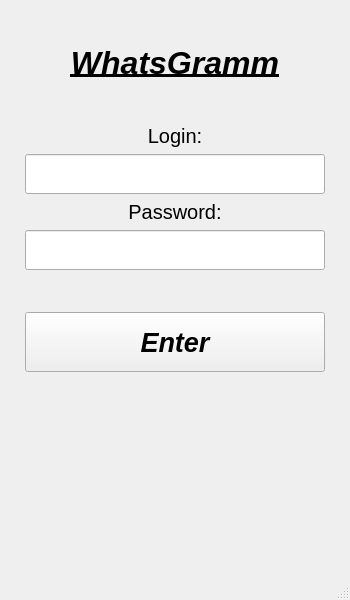
<?xml version="1.0" encoding="UTF-8"?>
<ui version="4.0">
 <class>MainWindow</class>
 <widget class="QMainWindow" name="MainWindow">
  <property name="geometry">
   <rect>
    <x>0</x>
    <y>0</y>
    <width>350</width>
    <height>600</height>
   </rect>
  </property>
  <property name="sizePolicy">
   <sizepolicy hsizetype="Minimum" vsizetype="Minimum">
    <horstretch>0</horstretch>
    <verstretch>0</verstretch>
   </sizepolicy>
  </property>
  <property name="windowTitle">
   <string>MainWindow</string>
  </property>
  <widget class="QWidget" name="centralwidget">
   <layout class="QGridLayout" name="gridLayout">
    <item row="0" column="2">
     <spacer name="horizontalSpacer_2">
      <property name="orientation">
       <enum>Qt::Horizontal</enum>
      </property>
      <property name="sizeHint" stdset="0">
       <size>
        <width>40</width>
        <height>20</height>
       </size>
      </property>
     </spacer>
    </item>
    <item row="0" column="1">
     <layout class="QVBoxLayout" name="verticalLayout">
      <item>
       <spacer name="verticalSpacer_4">
        <property name="orientation">
         <enum>Qt::Vertical</enum>
        </property>
        <property name="sizeHint" stdset="0">
         <size>
          <width>20</width>
          <height>40</height>
         </size>
        </property>
       </spacer>
      </item>
      <item>
       <widget class="QLabel" name="label_3">
        <property name="sizePolicy">
         <sizepolicy hsizetype="Minimum" vsizetype="Minimum">
          <horstretch>0</horstretch>
          <verstretch>0</verstretch>
         </sizepolicy>
        </property>
        <property name="font">
         <font>
          <pointsize>24</pointsize>
          <italic>true</italic>
          <bold>true</bold>
          <underline>true</underline>
         </font>
        </property>
        <property name="text">
         <string>WhatsGramm</string>
        </property>
        <property name="alignment">
         <set>Qt::AlignCenter</set>
        </property>
       </widget>
      </item>
      <item>
       <spacer name="verticalSpacer_2">
        <property name="orientation">
         <enum>Qt::Vertical</enum>
        </property>
        <property name="sizeHint" stdset="0">
         <size>
          <width>20</width>
          <height>40</height>
         </size>
        </property>
       </spacer>
      </item>
      <item>
       <widget class="QLabel" name="label">
        <property name="font">
         <font>
          <pointsize>15</pointsize>
         </font>
        </property>
        <property name="layoutDirection">
         <enum>Qt::LeftToRight</enum>
        </property>
        <property name="text">
         <string>Login:</string>
        </property>
        <property name="alignment">
         <set>Qt::AlignCenter</set>
        </property>
       </widget>
      </item>
      <item>
       <widget class="QLineEdit" name="lineEdit">
        <property name="minimumSize">
         <size>
          <width>0</width>
          <height>40</height>
         </size>
        </property>
       </widget>
      </item>
      <item>
       <widget class="QLabel" name="label_2">
        <property name="font">
         <font>
          <pointsize>15</pointsize>
         </font>
        </property>
        <property name="text">
         <string>Password:</string>
        </property>
        <property name="alignment">
         <set>Qt::AlignCenter</set>
        </property>
       </widget>
      </item>
      <item>
       <widget class="QLineEdit" name="lineEdit_2">
        <property name="minimumSize">
         <size>
          <width>0</width>
          <height>40</height>
         </size>
        </property>
       </widget>
      </item>
      <item>
       <spacer name="verticalSpacer_3">
        <property name="orientation">
         <enum>Qt::Vertical</enum>
        </property>
        <property name="sizeHint" stdset="0">
         <size>
          <width>20</width>
          <height>40</height>
         </size>
        </property>
       </spacer>
      </item>
      <item>
       <widget class="QPushButton" name="pushButton">
        <property name="sizePolicy">
         <sizepolicy hsizetype="MinimumExpanding" vsizetype="MinimumExpanding">
          <horstretch>0</horstretch>
          <verstretch>0</verstretch>
         </sizepolicy>
        </property>
        <property name="minimumSize">
         <size>
          <width>300</width>
          <height>60</height>
         </size>
        </property>
        <property name="maximumSize">
         <size>
          <width>16777215</width>
          <height>80</height>
         </size>
        </property>
        <property name="font">
         <font>
          <pointsize>20</pointsize>
          <italic>true</italic>
          <bold>true</bold>
         </font>
        </property>
        <property name="focusPolicy">
         <enum>Qt::TabFocus</enum>
        </property>
        <property name="contextMenuPolicy">
         <enum>Qt::DefaultContextMenu</enum>
        </property>
        <property name="layoutDirection">
         <enum>Qt::LeftToRight</enum>
        </property>
        <property name="autoFillBackground">
         <bool>false</bool>
        </property>
        <property name="text">
         <string>Enter</string>
        </property>
       </widget>
      </item>
      <item>
       <spacer name="verticalSpacer">
        <property name="orientation">
         <enum>Qt::Vertical</enum>
        </property>
        <property name="sizeHint" stdset="0">
         <size>
          <width>20</width>
          <height>200</height>
         </size>
        </property>
       </spacer>
      </item>
     </layout>
    </item>
    <item row="0" column="0">
     <spacer name="horizontalSpacer">
      <property name="orientation">
       <enum>Qt::Horizontal</enum>
      </property>
      <property name="sizeHint" stdset="0">
       <size>
        <width>40</width>
        <height>20</height>
       </size>
      </property>
     </spacer>
    </item>
   </layout>
  </widget>
  <widget class="QMenuBar" name="menubar">
   <property name="geometry">
    <rect>
     <x>0</x>
     <y>0</y>
     <width>350</width>
     <height>21</height>
    </rect>
   </property>
  </widget>
  <widget class="QStatusBar" name="statusbar"/>
 </widget>
 <resources/>
 <connections/>
</ui>
